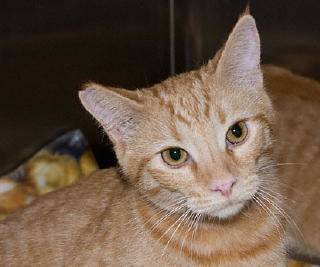
#> input picture cat.14.jpg, 320 x 267 px
$ jupyter execute Matplotlib.ipynb
#> lines starting #> are read from the running program, lines starting #| are printed output that depends on the picture
[cell 1]
import matplotlib.pyplot as plt
import numpy as np

[cell 2]
x = np.array([1,2,3,4,5])
x_sqaured = x**2

[cell 3]
plt.plot(x, x, marker = "*")
plt.plot(x, x_sqaured, marker="o")
plt.title("Comparison Graph")
plt.show()
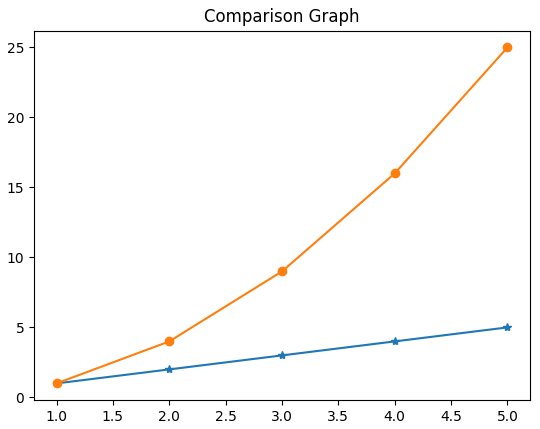
#> figure drawn by matplotlib, 1 panel

[cell 4]
sales_in_2018 = np.array([4,8,2,6,9])

[cell 5]
plt.bar(x,sales_in_2018, width=0.3)
plt.show()
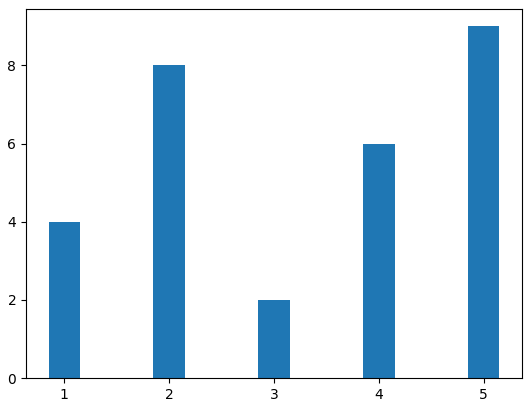
#> figure drawn by matplotlib, 1 panel; tallest bar 9 high, from x = 4.85 to 5.15

[cell 6]
X = np.random.randint(10,20, size = (100,1))

[cell 7]
plt.hist(X, bins = 10)
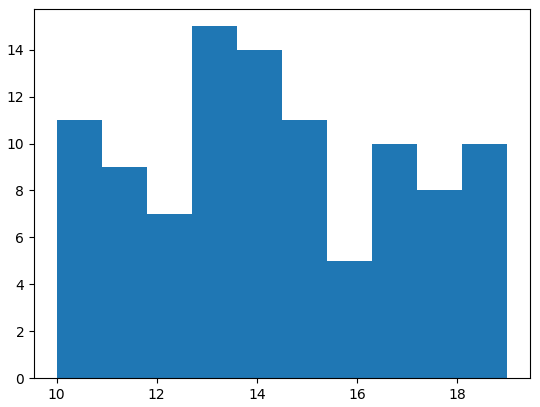
#> figure drawn by matplotlib, 1 panel; tallest bar 15 high, from x = 12.7 to 13.6

[cell 8]
X = np.random.randn(100,2)

[cell 9]
X.shape

## Scatter Plot

[cell 10]
x_axis = X[ : , 0 ]
y_axis = X[ : , 1 ]

[cell 11]
plt.scatter(x_axis, y_axis)
plt.grid("on")
plt.axis("on")
plt.show()
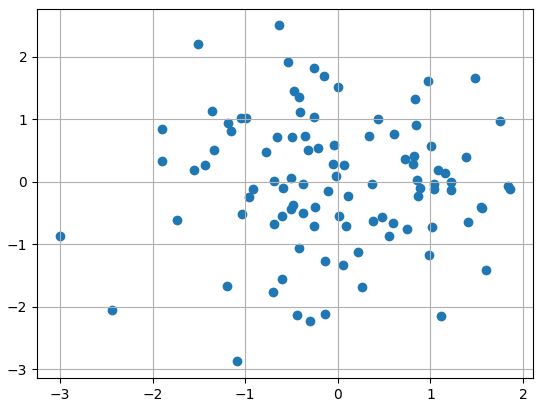
#> figure drawn by matplotlib, 1 panel

## Images

[cell 12]
img = plt.imread("./cat.14.jpg")
#> img is the input picture: shape (267, 320, 3); mean R, G, B 107.7, 87.3, 71.4

[cell 13]
img.shape
#> Out = (267, 320, 3)

[cell 14]
plt.imshow(img)
# plt.axis("off")
plt.show()

[cell 15]
cat_face = img [  30 : 220 , 60 : 270 , :  ]
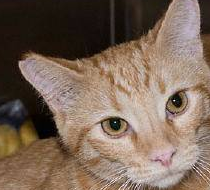
#> cat_face: shape (190, 210, 3); mean R, G, B 123.6, 103.7, 89

[cell 16]
plt.imshow(cat_face)
plt.show()

# OpenCV

[cell 17]
import cv2

[cell 18]
img = cv2.imread("./cat.14.jpg")
